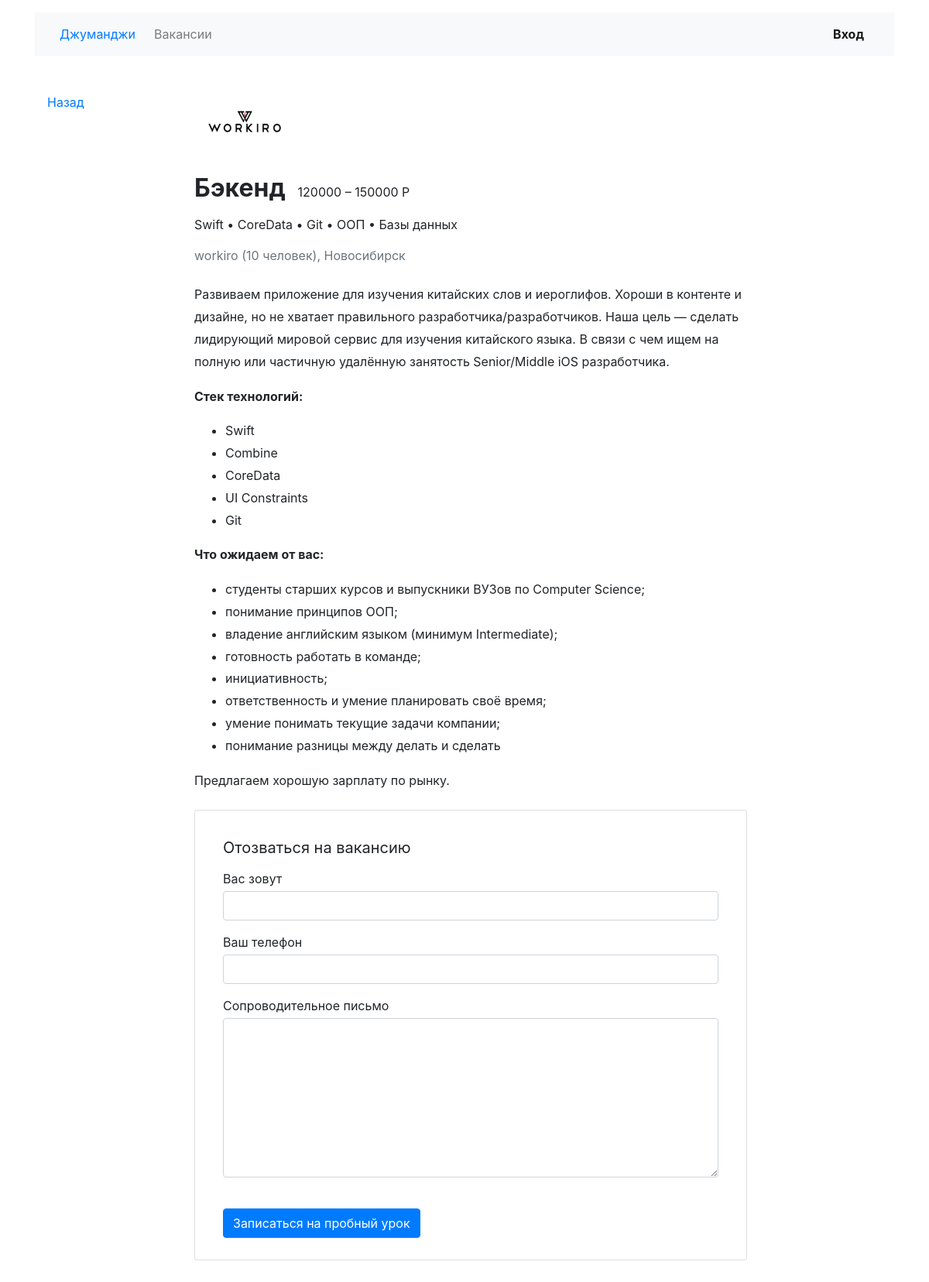
The page /vacancies/3 on the database its author committed.
### vc/models.py (models this page shows)
class Vacancy(models.Model):
    id = models.AutoField(primary_key=True)
    title = models.CharField(max_length=60)
    specialty = models.ForeignKey(Specialty, on_delete=models.CASCADE, related_name='vacancies')
    company = models.ForeignKey(Company, on_delete=models.CASCADE, related_name='vacancies')
    skills = models.CharField(max_length=60)
    description = models.TextField()
    salary_min = models.PositiveIntegerField()
    salary_max = models.PositiveIntegerField()
    published_at = models.DateTimeField()

class Company(models.Model):
    id = models.AutoField(primary_key=True)
    location = models.CharField(max_length=60)
    title = models.CharField(max_length=60)
    logo = models.URLField(default='https://place-hold.it/100x60')
    description = models.TextField()
    employee_count = models.PositiveIntegerField()

class Specialty(models.Model):
    id = models.AutoField(primary_key=True)
    code = models.CharField(max_length=60)
    title = models.CharField(max_length=60)
    specty = models.CharField(max_length=60)

### vc/views.py (the view)
# urls.py: path('vacancies/<int:id>', VacancyView.as_view()),
class VacancyView(TemplateView):
    template_name = "vacancy.html"
    def get_context_data(self, **kwargs):
        context = super().get_context_data(**kwargs)
        context["vacancy"] = self._get_vacancy(kwargs["id"])
        return context
    @staticmethod
    def _get_vacancy(id):
        return get_object_or_404(Vacancy, id=id)

### vc/templatetags/filters.py (called while the page is built)
@register.filter
@stringfilter
def comma_to_dot(value):
    return value.replace(",", " • ")

### templates/vacancy.html
{% extends 'base.html' %}
{% block content %}
  <main class="container mt-3 pb-5">
    <div class="row mt-5">
      <div class="col-12 col-lg-2">
        <div class="pl-3 mb-5">
          <p><a href="/">Назад</a></p>
        </div>
      </div>
      <div class="col-12 col-lg-8">
        <section class="pl-3">
          <a href="/companies/{{ vacancy.company.id }}"><img src="/static/companies/{{ vacancy.company.logo }}" width="130" height="80" alt=""></a>
          <div class="d-flex align-items-baseline align-content-baseline">
            <h1 class="h2 mt-4 font-weight-bold" >{{ vacancy.specialty.title }}</h1>
            <p class="m-0 pl-3">{{ vacancy.salary_min }} – {{ vacancy.salary_max }} Р</p>
          </div>
          {% load filters %}
          <p class="mt-2">{{ vacancy.skills|comma_to_dot }}</p>
          <p class="text-muted mb-4">{{ vacancy.company.title }} ({{ vacancy.company.employee_count }} человек), {{ vacancy.company.location }}</p>
          <div style="line-height: 1.8;">{{ vacancy.description|safe }}</div>
          <form action="/echo" class="card mt-4 mb-3" enctype="multipart/form-data">
            <div class="card-body mx-3">
              <p class="h5 mt-3 font-weight-normal">Отозваться на вакансию</p>
              <div class="form-group">
                <label class="mb-1 mt-2" for="userName">Вас зовут</label>
                <input class="form-control" type="text" placeholder="" id="userName">
              </div>
              <div class="form-group">
                <label class="mb-1" for="userPhone">Ваш телефон</label>
                <input class="form-control" type="tel" placeholder="" id="userPhone">
              </div>
              <div class="form-group">
                <label class="mb-1" for="userMsg" >Сопроводительное письмо</label>
                <textarea class="form-control" rows="8" id="userMsg"></textarea>
              </div>
              <input type="submit" class="btn btn-primary mt-4 mb-2" value="Записаться на пробный урок">
            </div>
          </form>
        </section>
      </div>
    </div>
  </main>
{% endblock %}

### rows shown on the page
Vacancy: company.logo (picture), specialty "Бэкенд", salary_min "120000", salary_max "150000", skills|comma_to_dot "Swift • CoreData • Git • ООП • Базы данных", company "workiro", company.employee_count "10", company.location "Новосибирск", description "Развиваем приложение для изучения китайских слов и иероглифов. Хороши в контенте и дизайне, но не хватает правильного разработчика/разработчиков. Наша цель — сделать лидирующий мировой сервис для изучения китайского языка. В связи с чем ищем на полную или частичную удалённую занятость Senior/Middle iOS разработчика. Стек технологий: Swift Combine CoreData UI Constraints Git Что ожидаем от вас: студенты старших курсов и выпускники ВУЗов по Computer Science; понимание принципов ООП; владение английским языком (минимум Intermediate); готовность работать в команде; инициативность; ответственность и умение планировать своё время; умение понимать текущие задачи компании; понимание разницы между…"
